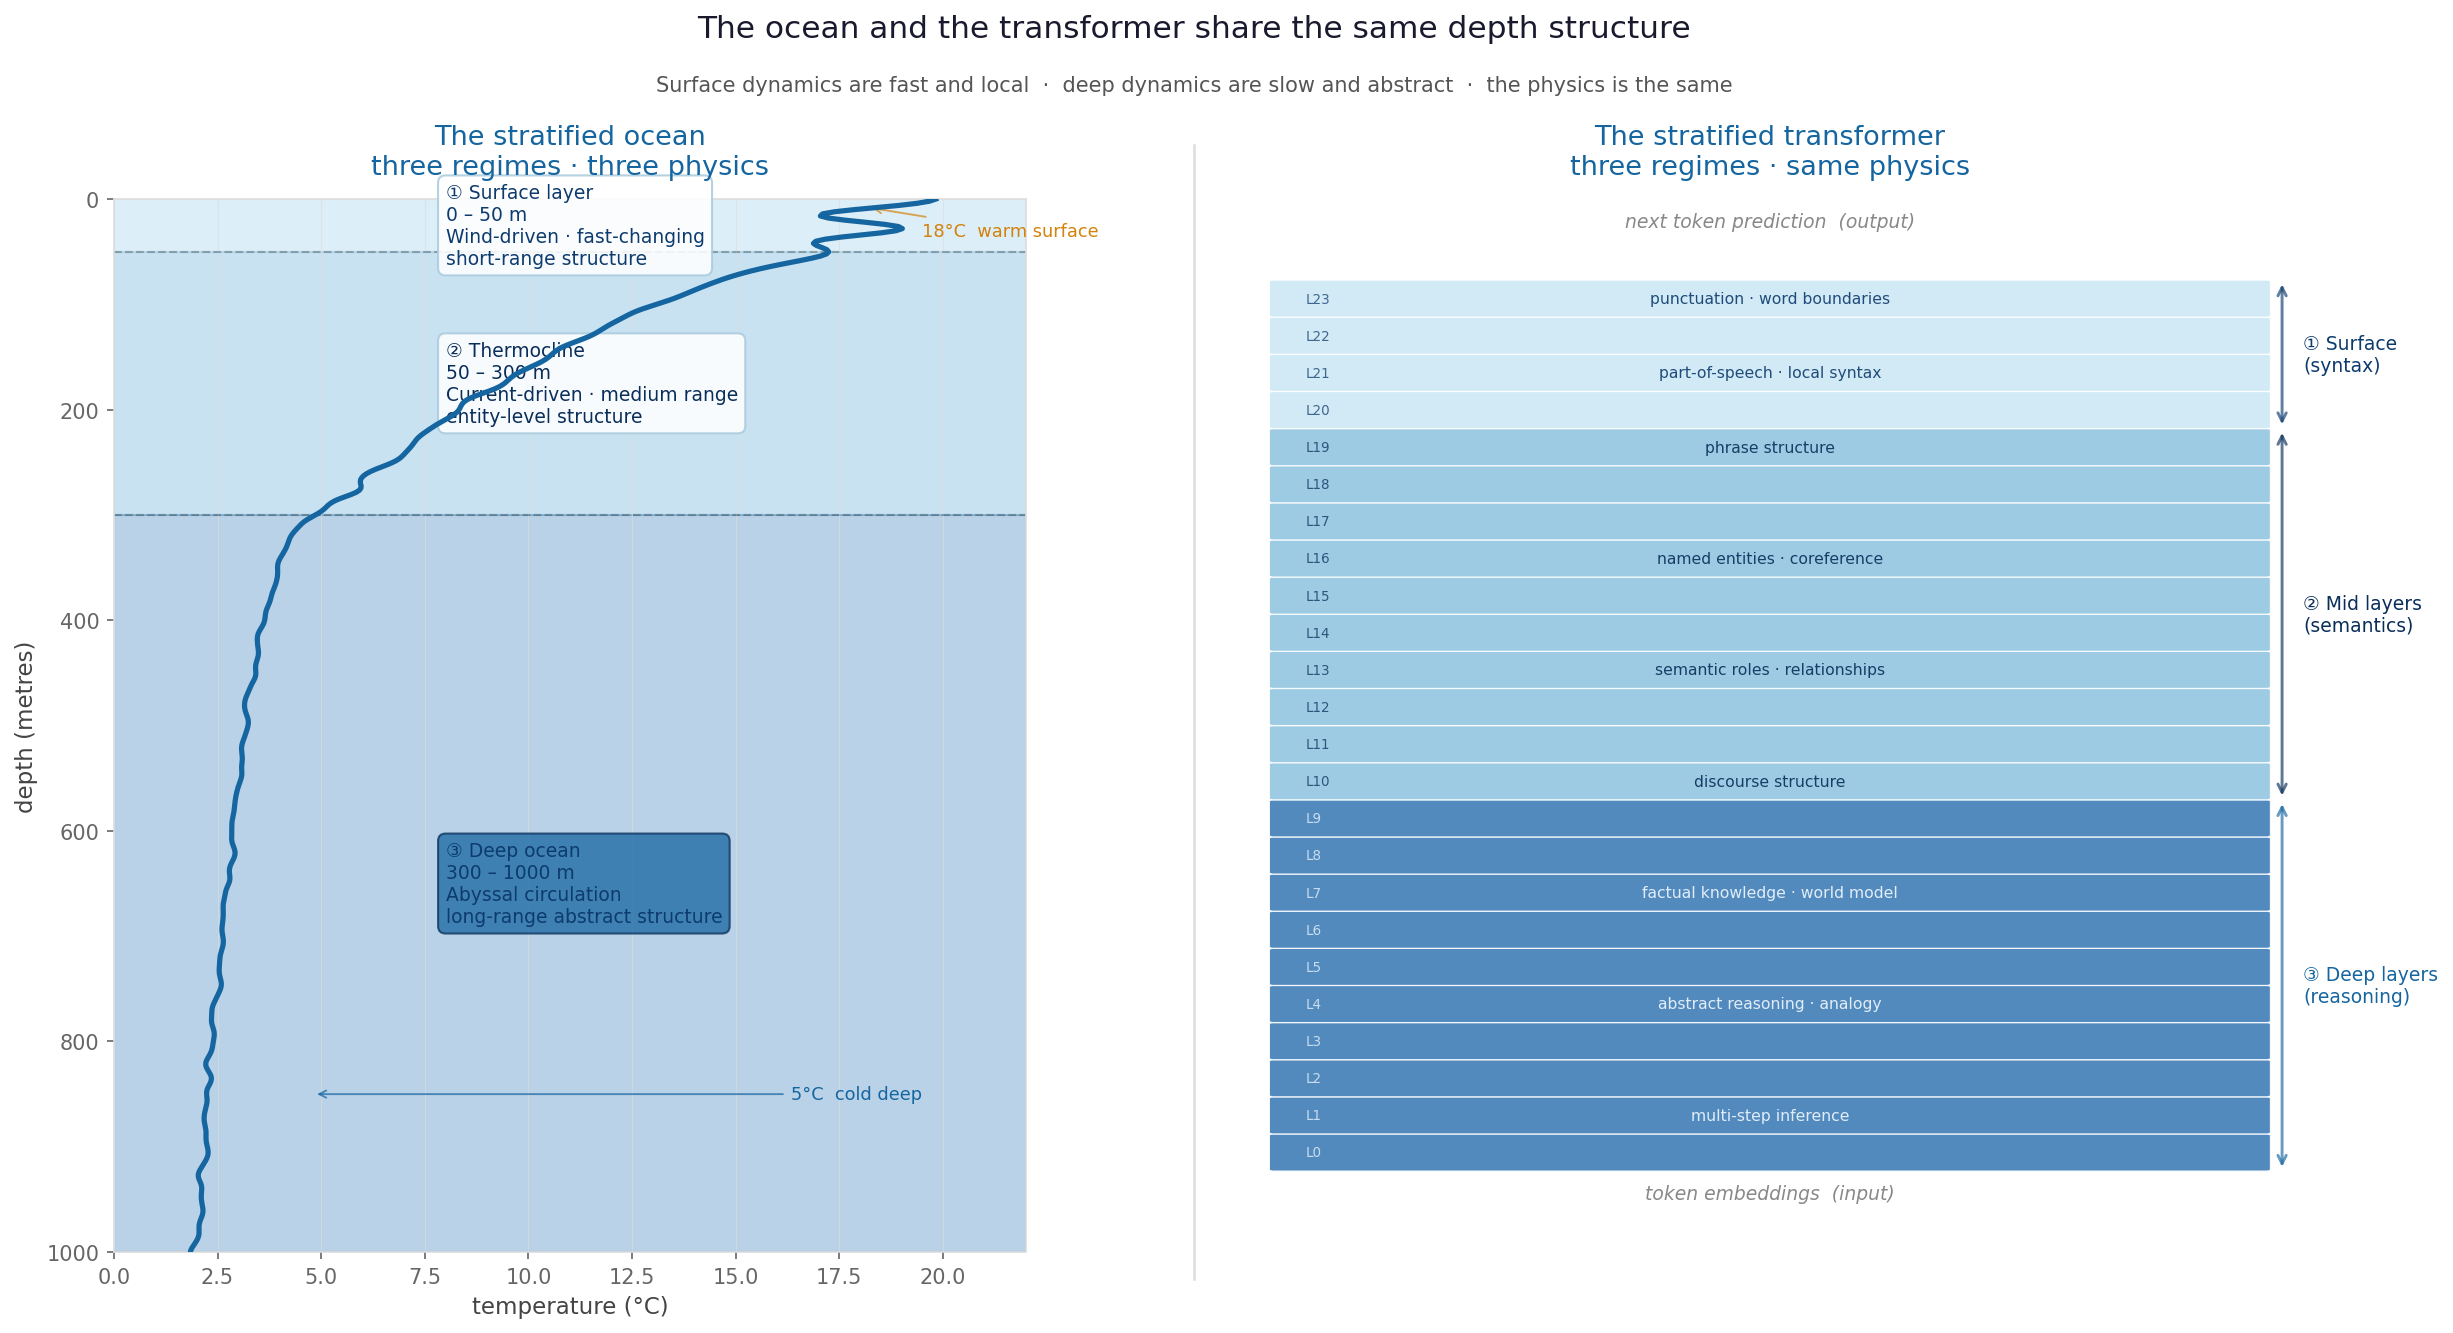

Source code (Python):
"""
article3_depth.py v2
Fixed: label positioning, no overlaps, cleaner layout
"""

import sys
import os
sys.path.insert(0, os.path.dirname(os.path.dirname(os.path.abspath(__file__))))

import numpy as np
import matplotlib.pyplot as plt
import matplotlib.patches as mpatches
from matplotlib.colors import LinearSegmentedColormap
from scipy.ndimage import gaussian_filter

RNG = np.random.default_rng(42)

# ── Ocean data ────────────────────────────────────────────────────────────────
depths       = np.linspace(0, 1000, 500)
temperatures = np.zeros(500)

surf_mask = depths < 50
temperatures[surf_mask] = (
    18 + 3*np.sin(np.linspace(0, 4*np.pi, surf_mask.sum()) + 0.5)
    + 0.8*RNG.standard_normal(surf_mask.sum())
)

therm_mask = (depths >= 50) & (depths < 300)
therm_d    = depths[therm_mask]
temperatures[therm_mask] = (
    18 - 13 * ((therm_d - 50) / 250)**0.6
    + 0.4*RNG.standard_normal(therm_mask.sum())
)

deep_mask = depths >= 300
deep_d    = depths[deep_mask]
temperatures[deep_mask] = (
    5 - 3 * ((deep_d - 300) / 700)**0.4
    + 0.15*RNG.standard_normal(deep_mask.sum())
)

temperatures = gaussian_filter(temperatures, sigma=3)

# ── Figure — wider to give room ───────────────────────────────────────────────
fig = plt.figure(figsize=(16, 9))
fig.patch.set_facecolor('white')

# ── Left: ocean profile ───────────────────────────────────────────────────────
ax = fig.add_axes([0.05, 0.08, 0.38, 0.78])
ax.set_facecolor('#f0f7ff')

# Regime backgrounds
ax.axhspan(0,   50,  color='#cce8f4', alpha=0.55, zorder=0)
ax.axhspan(50,  300, color='#90c4e0', alpha=0.40, zorder=0)
ax.axhspan(300, 1000,color='#1565a0', alpha=0.25, zorder=0)

# Temperature curve — shifted right so labels have room on left
ax.plot(temperatures, depths, color='#1565a0', lw=2.5, zorder=4)

# Regime boundaries
ax.axhline(50,  color='#333333', lw=1.0, linestyle='--', alpha=0.35)
ax.axhline(300, color='#333333', lw=1.0, linestyle='--', alpha=0.35)

# Regime label boxes — placed in right portion of plot, away from curve
label_x = 8.0   # far right — temperature axis goes 0-22

box_props = dict(boxstyle='round,pad=0.4', facecolor='white',
                 edgecolor='#aaccdd', alpha=0.88)

# Surface label
ax.text(label_x, 25,
        '① Surface layer\n0 – 50 m\nWind-driven · fast-changing\nshort-range structure',
        color='#0d3b6e', fontsize=9, ha="left", va='center',
        bbox=box_props)

# Thermocline label
ax.text(label_x, 175,
        '② Thermocline\n50 – 300 m\nCurrent-driven · medium range\nentity-level structure',
        color='#0a2e5a', fontsize=9, ha="left", va='center',
        bbox=box_props)

# Deep label
ax.text(label_x, 650,
        '③ Deep ocean\n300 – 1000 m\nAbyssal circulation\nlong-range abstract structure',
        color='#0d3b6e', fontsize=9, ha="left", va='center',
        bbox=dict(boxstyle='round,pad=0.4', facecolor='#1565a0',
                  edgecolor='#0a2e5a', alpha=0.75))

# Temperature annotations — placed left of curve
ax.annotate('18°C  warm surface',
            xy=(18.2, 8),
            xytext=(19.5, 30),
            fontsize=8.5, color='#d4820a', va='center',
            arrowprops=dict(arrowstyle='->', color='#d4820a',
                           lw=0.9, alpha=0.7))

ax.annotate('5°C  cold deep',
            xy=(4.8, 850),
            xytext=(19.5, 850),
            fontsize=8.5, color='#1565a0', va='center', ha='right',
            arrowprops=dict(arrowstyle='->', color='#1565a0',
                           lw=0.9, alpha=0.7))

ax.set_xlim(0, 22)
ax.set_ylim(1000, 0)
ax.set_xlabel('temperature (°C)', fontsize=11, color='#444444')
ax.set_ylabel('depth (metres)', fontsize=11, color='#444444')
ax.tick_params(colors='#666666')
for sp in ax.spines.values():
    sp.set_edgecolor('#dddddd')
ax.grid(True, color='#dddddd', linewidth=0.5, alpha=0.6, axis='x')
ax.set_title('The stratified ocean\nthree regimes · three physics',
             color='#1565a0', fontsize=13, pad=12, fontweight='400')

# ── Right: transformer stack ──────────────────────────────────────────────────
ax2 = fig.add_axes([0.52, 0.08, 0.44, 0.78])
ax2.set_facecolor('#f8f9fa')
ax2.set_xlim(0, 10)
ax2.set_ylim(-1, 25)
ax2.axis('off')

n_layers  = 24
layer_h   = 22 / n_layers

# Regime colours
def regime_for(layer_num):
    if layer_num >= 20:        return 'surface'
    elif layer_num >= 10:      return 'thermocline'
    else:                      return 'deep'

regime_cfg = {
    'surface':     ('#cce8f4', '#0d3b6e', '0.70'),
    'thermocline': ('#90c4e0', '#0a2e5a', '0.60'),
    'deep':        ('#3a7ab5', '#f0f8ff', '0.85'),
}

# Key annotations per layer
layer_annotations = {
    23: 'punctuation · word boundaries',
    21: 'part-of-speech · local syntax',
    19: 'phrase structure',
    16: 'named entities · coreference',
    13: 'semantic roles · relationships',
    10: 'discourse structure',
    7:  'factual knowledge · world model',
    4:  'abstract reasoning · analogy',
    1:  'multi-step inference',
}

for layer_i in range(n_layers):
    y = layer_i * layer_h + 1.0
    layer_num = layer_i   # 0 = bottom (deep), 23 = top (surface)

    regime = regime_for(layer_num)
    bg_col, txt_col, _ = regime_cfg[regime]

    rect = mpatches.FancyBboxPatch(
        (0.3, y + 0.04), 9.4, layer_h - 0.08,
        boxstyle='round,pad=0.04',
        facecolor=bg_col, edgecolor='white',
        linewidth=0.6, alpha=0.88, zorder=3
    )
    ax2.add_patch(rect)

    # Layer number — left side
    ax2.text(0.6, y + layer_h/2,
             f'L{layer_num}',
             va='center', fontsize=6.5, color=txt_col, alpha=0.75)

    # Annotation — right side for key layers
    if layer_num in layer_annotations:
        ax2.text(5.0, y + layer_h/2,
                 layer_annotations[layer_num],
                 va='center', ha='center',
                 fontsize=7.5, color=txt_col, alpha=0.90)

# Regime bracket labels — outside right edge
# Surface bracket
surf_y_bot = regime_for.__code__  # placeholder

surf_bot = 20 * layer_h + 1.0
surf_top = 24 * layer_h + 1.0
therm_bot = 10 * layer_h + 1.0
deep_bot  = 0  * layer_h + 1.0

ax2.annotate('', xy=(9.85, surf_bot), xytext=(9.85, surf_top),
             arrowprops=dict(arrowstyle='<->', color='#0d3b6e',
                            lw=1.4, alpha=0.65))
ax2.text(10.05, (surf_bot+surf_top)/2,
         '① Surface\n(syntax)',
         va='center', fontsize=9, color='#0d3b6e', fontweight='500')

ax2.annotate('', xy=(9.85, therm_bot), xytext=(9.85, surf_bot),
             arrowprops=dict(arrowstyle='<->', color='#0a2e5a',
                            lw=1.4, alpha=0.65))
ax2.text(10.05, (therm_bot+surf_bot)/2,
         '② Mid layers\n(semantics)',
         va='center', fontsize=9, color='#0a2e5a', fontweight='500')

ax2.annotate('', xy=(9.85, deep_bot), xytext=(9.85, therm_bot),
             arrowprops=dict(arrowstyle='<->', color='#1565a0',
                            lw=1.4, alpha=0.65))
ax2.text(10.05, (deep_bot+therm_bot)/2,
         '③ Deep layers\n(reasoning)',
         va='center', fontsize=9, color='#1565a0', fontweight='500')

# Input / output
ax2.text(5.0, 0.3, 'token embeddings  (input)',
         ha='center', fontsize=9, color='#888888', style='italic')
ax2.text(5.0, 24.3, 'next token prediction  (output)',
         ha='center', fontsize=9, color='#888888', style='italic')

ax2.set_title('The stratified transformer\nthree regimes · same physics',
              color='#1565a0', fontsize=13, pad=12, fontweight='400')

# ── Titles ────────────────────────────────────────────────────────────────────
fig.text(0.50, 0.98,
         'The ocean and the transformer share the same depth structure',
         ha='center', fontsize=15, color='#1a1a2e', fontweight='400')
fig.text(0.50, 0.94,
         'Surface dynamics are fast and local  ·  '
         'deep dynamics are slow and abstract  ·  the physics is the same',
         ha='center', fontsize=10, color='#555555')

fig.add_artist(plt.Line2D([0.50, 0.50], [0.06, 0.90],
               transform=fig.transFigure,
               color='#dddddd', linewidth=1.2))

os.makedirs('/home/claude/outputs', exist_ok=True)
out = '/mnt/user-data/outputs/article3_depth.png'
plt.savefig(out, dpi=150, bbox_inches='tight', facecolor='white')
plt.close()
print(f"Saved → {out}")
